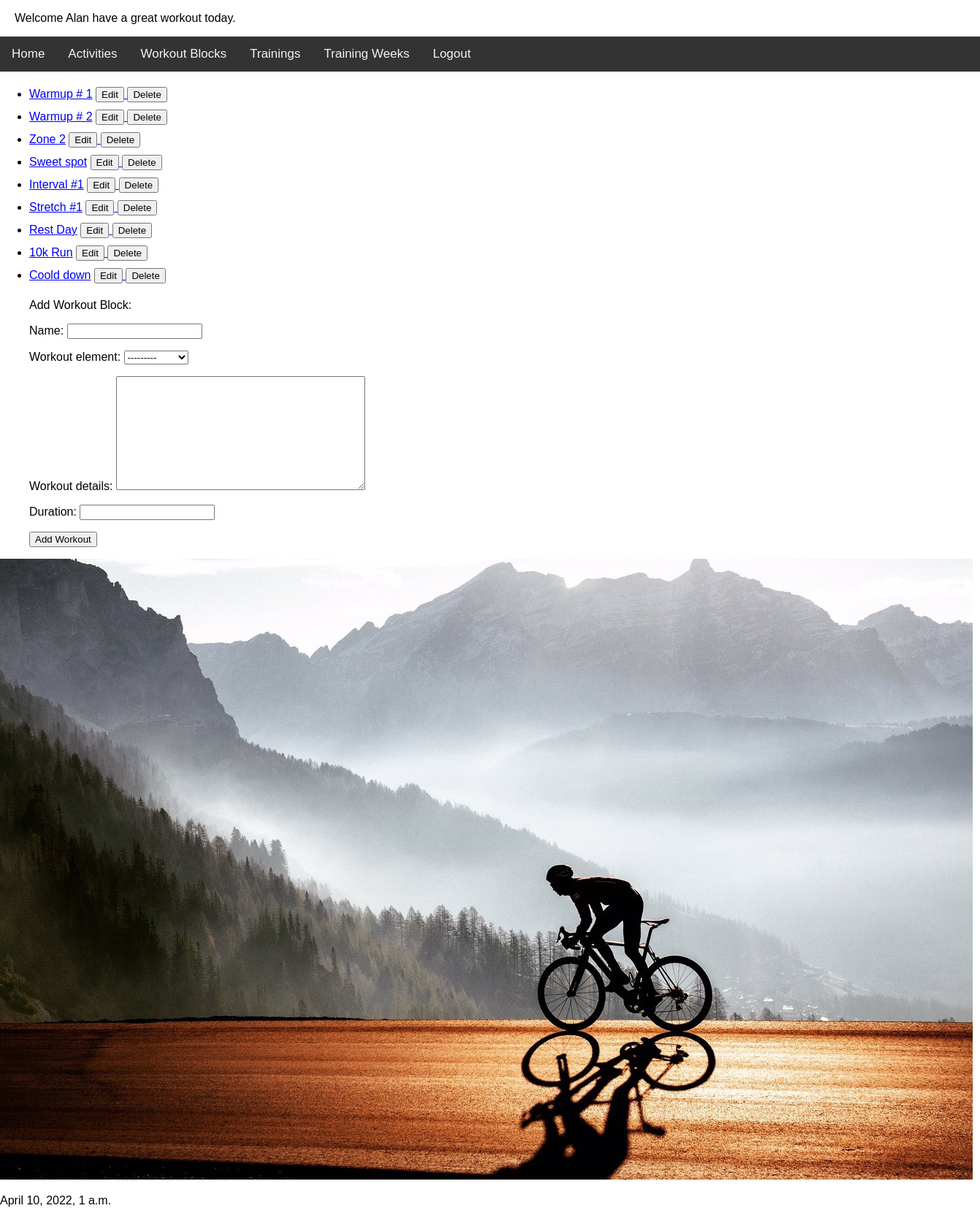
/trainingz_app/list_workout_blocks/ (signed in), run on the app's committed database.
### trainingz_app/models.py (models this page shows)
class WorkoutBlock(models.Model):
    name = models.CharField(max_length=50)
    workout_element = models.CharField(max_length=30, choices=WORKOUT_ELEMENTS)
    workout_details = models.TextField()
    duration = models.SmallIntegerField()
    def __str__(self):
        return self.name
    def get_absolute_url(self):
        return reverse("detail_workout_block", args=(self.id,))
    def get_update_url(self):
        return reverse("update_workout_block", kwargs={"id": self.id})
    def get_delete_url(self):
        return reverse("delete_workout_block", kwargs={"id": self.id})

### trainingz_app/views.py (the view, shortened to what this page needs)
class ShowWorkoutBlocksView(LoginRequiredMixin, View):
    def get(self, request):
        form = AddWorkoutBlockForm()
        return render(
            request,
            "list_workout_blocks.html",
            {"object_list": WorkoutBlock.objects.all(), "form": form},
        )

### trainingz_app/forms.py
class AddWorkoutBlockForm(forms.ModelForm):
    class Meta:
        model = WorkoutBlock
        fields = "__all__"

### trainingz_app/context_processor.py (called while the page is built)
def get_date(request):
    return {"date": datetime.now()}

### trainingz_app/templates/list_workout_blocks.html (shortened to what this page needs)
{% extends 'base.html' %}
{% block trainingz %}
    <ul>
        {% for item in object_list %}
            <li style="padding-block:5px">
                <a href="{{ item.get_absolute_url }}">{{ item }}</a>
                <a href="{{ item.get_update_url }}">
                    <button>Edit</button>
                </a>
                <a href="{{ item.get_delete_url }}">
                    <button>Delete</button>
                </a>
            </li>
        {% endfor %}
        <form method="POST">
            <p>Add Workout Block:</p>
            {{ form.as_p }}
            <input type="submit" value="Add Workout">
    </ul>
{% endblock %}

### trainingz_app/templates/base.html (shortened to what this page needs)
<!DOCTYPE html>
{% load static %}
<html lang="en">
<head>
    <link rel="stylesheet" type="text/css" href="{% static 'css/base.css' %}">
</head>
<body>
<p style="padding-left:20px">Welcome {{ user }} have a great workout today.</p>
</body>
<div class="topnav">
    <a href="{% url 'index' %}">Home</a>
    {% if user.is_authenticated %}
        <a href="{% url 'list_activities' %}">Activities</a>
        <a href="{% url 'list_workout_blocks' %}">Workout Blocks</a>
        <a href="{% url 'list_trainings' %}">Trainings</a>
        <a href="{% url 'list_training_weeks' %}">Training Weeks</a>
        <a href="{% url 'logout' %}">Logout</a>
    {% else %}
        <a href="{% url 'login' %}">Login</a>
        <a href="{% url 'register' %}">Register</a>
    {% endif %}
</div>
{% block trainingz %}
{% endblock %}
<p><img src="{% static 'cycling.jpeg' %}"></p>
<p>{{ date }}</p>
</html>

### trainingz_app/static/css/base.css (style rules this page uses)
body { margin: 0; font-family: Arial, Helvetica, sans-serif; }
.topnav { overflow: hidden; background-color: #333; }
.topnav a { float: left; color: #f2f2f2; text-align: center; padding: 14px 16px; text-decoration: none; font-size: 17px; }

### data on the page
WorkoutBlock: name "Warmup # 1"
WorkoutBlock: name "Warmup # 2"
WorkoutBlock: name "Zone 2"
WorkoutBlock: name "Sweet spot"
WorkoutBlock: name "Interval #1"
WorkoutBlock: name "Stretch #1"
WorkoutBlock: name "Rest Day"
WorkoutBlock: name "10k Run"
WorkoutBlock: name "Coold down"

### other printed values
{{ user }} "Alan"
